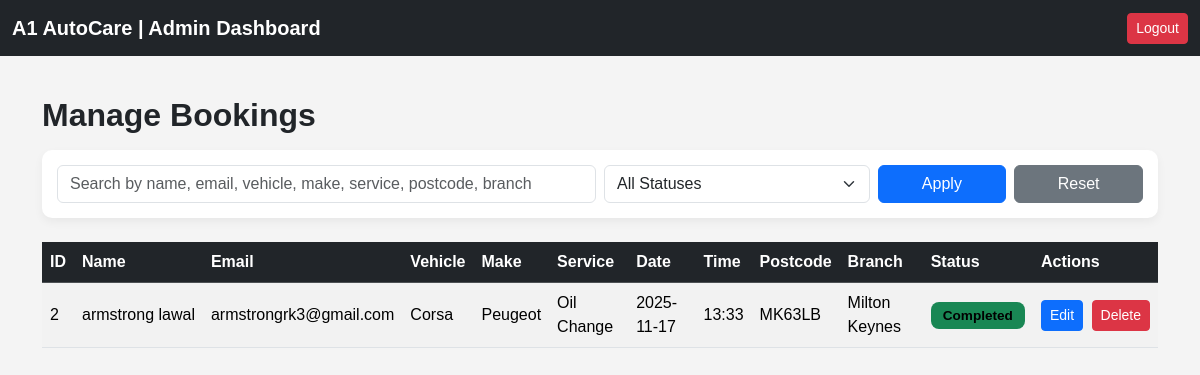
The app's page /admin/dashboard (signed in), older data.
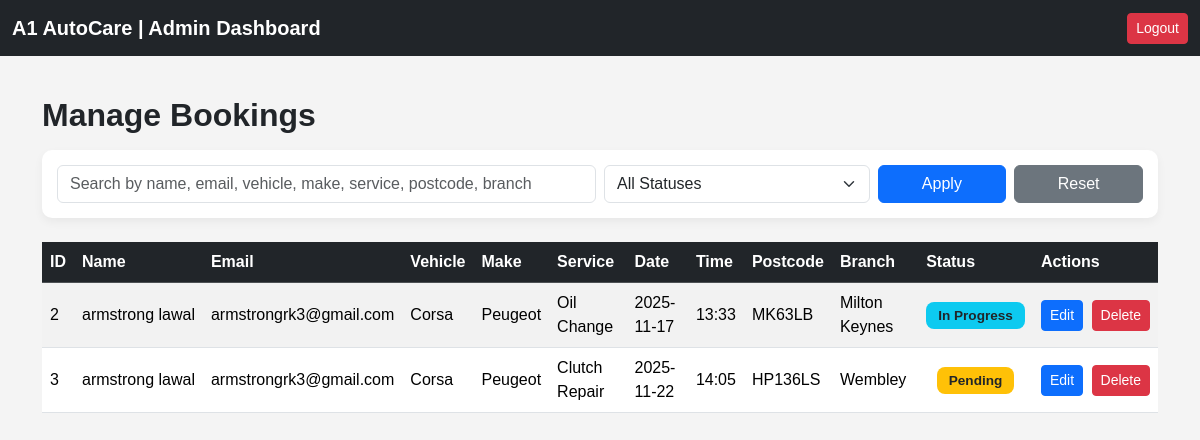
The same page, newer data.
### tables this page shows
CREATE TABLE bookings (
        id INTEGER PRIMARY KEY AUTOINCREMENT,
        name TEXT NOT NULL,
        email TEXT NOT NULL,
        vehicle TEXT NOT NULL,
        make TEXT NOT NULL,
        service TEXT NOT NULL,
        notes TEXT,
        date TEXT NOT NULL,
        booking_time TEXT NOT NULL,
        postcode TEXT,
        branch TEXT,
        status TEXT DEFAULT 'PENDING'
    );

### app.py (the view, shortened to what this page needs)
@app.route("/admin/dashboard")
def dashboard():
    if not session.get("admin_logged_in"):
        return redirect(url_for("login"))
    search = request.args.get("search", "").lower()
    filter_status = request.args.get("status", "ALL")
    conn = sqlite3.connect("database.db")
    conn.row_factory = sqlite3.Row
    c = conn.cursor()
    query = "SELECT * FROM bookings WHERE 1=1"
    params = []
    if filter_status != "ALL":
        query += " AND status=?"
        params.append(filter_status)
    c.execute(query, params)
    bookings = c.fetchall()
    conn.close()
    return render_template(
        "dashboard.html",
        bookings=bookings,
        search=search,
        filter_status=filter_status
    )

### templates/dashboard.html (shortened to what this page needs)
<!DOCTYPE html>
<html lang="en">
<head>
    <link href="https://cdn.jsdelivr.net/npm/bootstrap@5.3.8/dist/css/bootstrap.min.css" rel="stylesheet">
</head>
<body>
<nav class="navbar navbar-dark bg-dark">
    <div class="container-fluid">
        <span class="navbar-brand fw-bold">A1 AutoCare | Admin Dashboard</span>
        <a href="{{ url_for('logout') }}" class="btn btn-danger btn-sm">Logout</a>
    </div>
</nav>
<div class="container dashboard-container">
    <h2 class="fw-bold mb-3">Manage Bookings</h2>
    <div class="filter-box mb-4">
        <form method="get" action="{{ url_for('dashboard') }}" class="row g-2">
            <div class="col-md-6">
                <input
                    type="text"
                    name="search"
                    class="form-control"
                    placeholder="Search by name, email, vehicle, make, service, postcode, branch"
                    value="{{ search or '' }}"
                >
            </div>
            <div class="col-md-3">
                <select name="status" class="form-select">
                    <option value="ALL" {% if filter_status == 'ALL' %}selected{% endif %}>All Statuses</option>
                </select>
            </div>
            <div class="col-md-3 d-flex gap-2">
                <button type="submit" class="btn btn-primary w-100">Apply</button>
                <a href="{{ url_for('dashboard') }}" class="btn btn-secondary w-100">Reset</a>
            </div>
        </form>
    </div>
    <div class="table-responsive">
        <table class="table table-striped table-hover align-middle">
            <thead class="table-dark">
                <tr>
                    <th>ID</th>
                    <th>Name</th>
                    <th>Email</th>
                    <th>Vehicle</th>
                    <th>Make</th>
                    <th>Service</th>
                    <th>Date</th>
                    <th>Time</th>
                    <th>Postcode</th>
                    <th>Branch</th>
                    <th>Status</th>
                    <th>Actions</th>
                </tr>
            </thead>
            <tbody>
                {% for b in bookings %}
                <tr>
                    <td>{{ b.id }}</td>
                    <td class="text-nowrap">{{ b.name }}</td>
                    <td class="text-nowrap">{{ b.email }}</td>
                    <td>{{ b.vehicle }}</td>
                    <td>{{ b.make }}</td>
                    <td>{{ b.service }}</td>
                    <td>{{ b.date }}</td>
                    <td>{{ b.booking_time }}</td>
                    <td class="text-nowrap">{{ b.postcode }}</td>
                    <td>{{ b.branch }}</td>
                    <td class="text-center">
                        {% if b.status == 'PENDING' %}
                            <span class="status-badge bg-warning text-dark">Pending</span>
                        {% elif b.status == 'IN PROGRESS' %}
                            <span class="status-badge bg-info text-dark">In Progress</span>
                        {% elif b.status == 'COMPLETED' %}
                            <span class="status-badge bg-success">Completed</span>
                        {% elif b.status == 'CANCELLED' %}
                            <span class="status-badge bg-danger">Cancelled</span>
                        {% else %}
                            <span class="status-badge bg-secondary">Unknown</span>
                        {% endif %}
                    </td>
                    <td class="text-center" style="white-space: nowrap;">
                        <a href="{{ url_for('edit_booking', id=b.id) }}"
                           class="btn btn-sm btn-primary me-1">
                            Edit
                        </a>
                        <form action="{{ url_for('delete_booking', id=b.id) }}"
                              method="POST"
                              style="display:inline;">
                            <button class="btn btn-sm btn-danger"
                                    onclick="return confirm('Delete this booking?');">
                                Delete
                            </button>
                        </form>
                    </td>
                </tr>
                {% endfor %}
            </tbody>
        </table>
    </div>
</div>
</body>
</html>

### templates/dashboard.html (style rules this page uses)
body { background-color: #f4f4f4; font-family: 'Poppins', sans-serif; }
.dashboard-container { margin-top: 40px; }
.status-badge { padding: 6px 12px; border-radius: 8px; font-size: 0.85rem; font-weight: 600; white-space: nowrap; }
.filter-box { background: white; padding: 15px; border-radius: 10px; box-shadow: 0 4px 10px rgba(0,0,0,0.05); }
th, td { vertical-align: middle !important; }

Row changes from the older to the newer data that the page shows:
changed bookings "Oil Change": status "Completed" → "In Progress"
added bookings: id "3", name "armstrong lawal", email "armstrongrk3@gmail.com", vehicle "Corsa", make "Peugeot", service "Clutch Repair", date "2025-11-22", booking_time "14:05", postcode "HP136LS", branch "Wembley", status "Pending"
